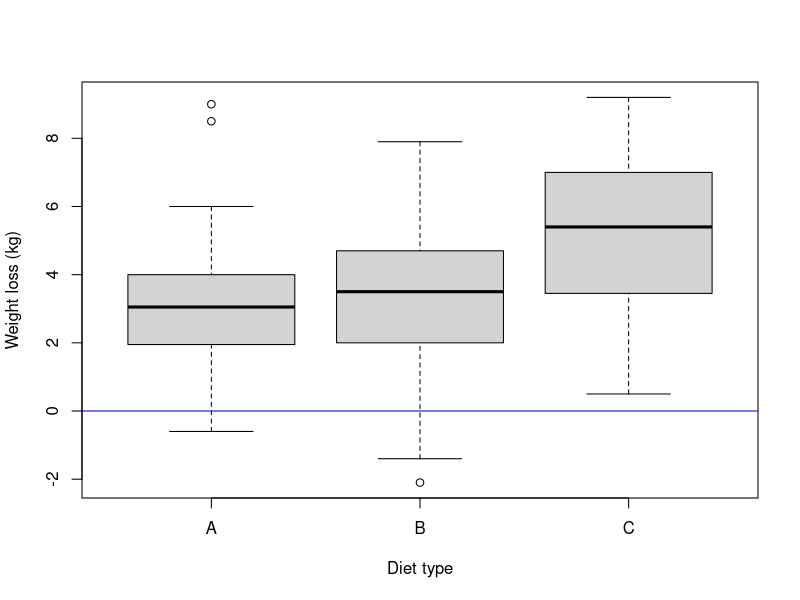

Write R code to recreate this figure. (Note: this script raises an error after producing the figure.)
## ---- chunk 1
# change working directory: should be the directory containg the Markdown files:
setwd("~/courses/cruk/LinearModelAndExtensions/20200310/Practicals/")

## ---- chunk 2
diet = read.csv("data/diet.csv",row.names=1)
diet$weight.loss = diet$initial.weight - diet$final.weight 
boxplot(weight.loss~diet.type,data=diet,col="light gray",
        ylab = "Weight loss (kg)", xlab = "Diet type")
abline(h=0,col="blue")
## ---- chunk 3
diet.fisher  = aov(weight.loss~diet.type,data=diet)
diet.welch   = oneway.test(weight.loss~diet.type,data=diet)
diet.kruskal = kruskal.test(weight.loss~diet.type,data=diet)

summary(diet.fisher)
print(diet.welch)
print(diet.kruskal)
## ---- chunk 4
summary(aov(weight.loss~diet.type,data=diet[diet$diet.type!="B",]))
t.test(weight.loss~diet.type,data=diet[diet$diet.type!="B",],var.equal = TRUE)
## ---- chunk 5
# mean and median weight loss per group:
mean_group   = tapply(diet$weight.loss,diet$diet.type,mean)
median_group = tapply(diet$weight.loss,diet$diet.type,median)
mean_group
median_group
# residuals:
diet$resid.mean   = (diet$weight.loss - mean_group[as.numeric(diet$diet.type)])
diet$resid.median = (diet$weight.loss - median_group[as.numeric(diet$diet.type)])
diet[1:10,]
## ---- chunk 6
par(mfrow=c(1,2),mar=c(4.5,4.5,2,0)) 
#
boxplot(resid.mean~diet.type,data=diet,main="Residual boxplot per group",col="light gray",xlab="Diet type",ylab="Residuals")
abline(h=0,col="blue")
#
col_group = rainbow(nlevels(diet$diet.type))
qqnorm(diet$resid.mean,col=col_group[as.numeric(diet$diet.type)])
qqline(diet$resid.mean)
legend("top",legend=levels(diet$diet.type),col=col_group,pch=21,ncol=3,box.lwd=NA)
## ---- chunk 7
shapiro.test(diet$resid.mean)
bartlett.test(diet$resid.mean~as.numeric(diet$diet.type))
## ---- chunk 8
plot(TukeyHSD(diet.fisher))
t.test(weight.loss~diet.type,data=diet[diet$diet.type!="C",],var.equal = TRUE)
## ---- chunk 9
diet.fisher = aov(weight.loss~diet.type*gender,data=diet)
summary(diet.fisher)

anova(lm(weight.loss~diet.type*gender,data=diet))
## ---- chunk 10
amess = read.csv("data/amess.csv")
amess$treatmnt = as.factor(amess$treatmnt)
boxplot(folate~treatmnt,data=amess,col="light gray")

# resid:
mean_treatmnt   = tapply(amess$folate,amess$treatmnt,mean)
amess$resid.mean   = (amess$folate - mean_treatmnt[as.numeric(amess$treatmnt)])

# 
bartlett.test(amess$resid.mean~as.numeric(amess$treatmnt))

par(mfrow=c(1,2),mar=c(4.5,4.5,2,0)) 
#
boxplot(resid.mean~treatmnt,data=amess,main="Residual boxplot per group",col="light gray",xlab="Treatment type",ylab="Residuals")
abline(h=0,col="blue")
#
col_group = rainbow(nlevels(diet$diet.type))
qqnorm(amess$resid.mean,col=col_group[as.numeric(amess$treatmnt)])
qqline(amess$resid.mean)
legend("top",legend=levels(amess$treatmnt),col=col_group,pch=21,ncol=3,box.lwd=NA)


# welch:
amess.welch = oneway.test(folate~treatmnt,data=amess)
print(amess.welch)

amess.aov = aov(folate~treatmnt,data=amess)
summary(amess.aov)

## ---- chunk 11
breastcancer = read.csv("data/globalBreastCancerRisk.csv")

boxplot(NewCasesOfBreastCancerIn2002~continent,data=breastcancer,col="light gray")
table(breastcancer$continent)
breastcancer$continent2 = as.character(breastcancer$continent)
breastcancer$continent2[breastcancer$continent2=="Oceania"] = "Asia"
breastcancer$continent2 = factor(breastcancer$continent2)
table(breastcancer$continent2)

par(mfrow=c(1,2))
boxplot(NewCasesOfBreastCancerIn2002~continent2,data=breastcancer,col="light gray",
        main="original scale")
boxplot(log(NewCasesOfBreastCancerIn2002)~continent2,data=breastcancer,
        main="log scale",col="light gray")


# resid:
mean_continent2   = tapply(breastcancer$NewCasesOfBreastCancerIn2002,breastcancer$continent2,mean,na.rm=TRUE)
breastcancer$resid.mean   = (breastcancer$NewCasesOfBreastCancerIn2002 - mean_continent2[as.numeric(breastcancer$continent2)])

bartlett.test(breastcancer$resid.mean~as.numeric(breastcancer$continent2))
shapiro.test(breastcancer$resid.mean)
    # clear red flags !

par(mfrow=c(1,2),mar=c(4.5,4.5,2,0)) 
#
boxplot(resid.mean~continent2,data=breastcancer,main="Residual boxplot per group",col="light gray",xlab="Treatment type",ylab="Residuals")
abline(h=0,col="blue")
#
col_group = rainbow(nlevels(breastcancer$continent2))
qqnorm(breastcancer$resid.mean,col=col_group[as.numeric(breastcancer$continent2)])
qqline(breastcancer$resid.mean)
legend("top",legend=levels(breastcancer$continent2),col=col_group,pch=21,ncol=3,box.lwd=NA)


# kruskal-wallis:
breastcancer.kruskal = kruskal.test(NewCasesOfBreastCancerIn2002~continent2,data=breastcancer)
breastcancer.kruskal
